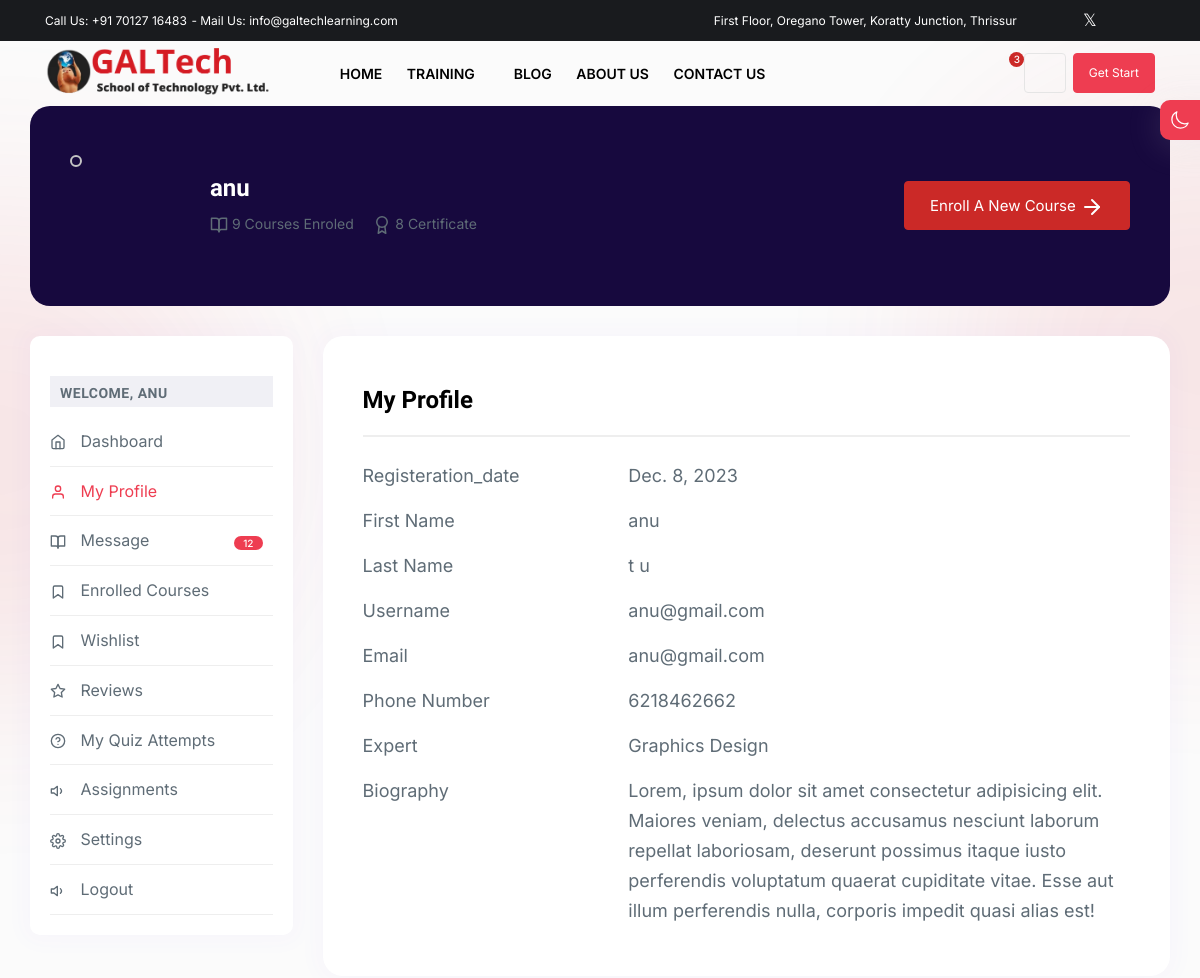
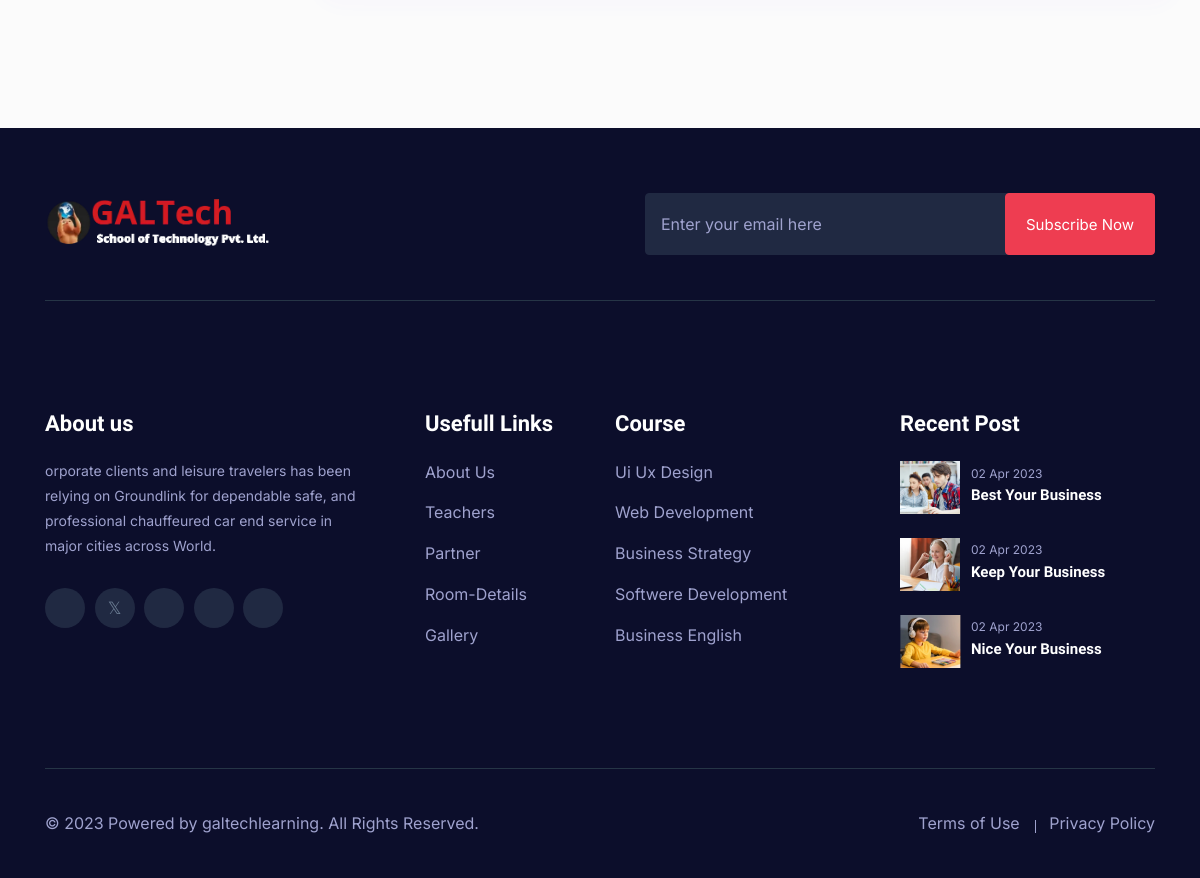
The app's page /student_profile (signed in) with its own data (2 pictures, top to bottom).
### home/models.py (models this page shows, shortened)
class UsersProfile(models.Model):
    user = models.OneToOneField(User, on_delete=models.CASCADE)
    phone_number = models.CharField(max_length=15, blank=True)
    profile_picture = models.ImageField(
        upload_to=unique_name,
        blank=True,
        null=True,
        default='profile_pics/avatar.png'
    )
    create_at = models.DateField(null=True, blank=True, auto_now=True)
    update_at = models.DateField(null=True, blank=True, auto_now=True)
    delete_at = models.DateField(null=True, blank=True)

### home/views.py (the view)
# urls.py: path('student_profile',views.student_profile,name='student_profile'),
def student_profile(request):
    profile=UsersProfile.objects.get(user=request.user)
    print(profile.user.first_name)
    return render(request,'dashboard/student-profile.html',{'profile':profile})

### Templates/dashboard/student-profile.html (shortened to what this page needs)
{% extends "include/layout.html" %}
{% load static %}
{% block 'student_profile' %}
        <div class="dashboardarea sp_bottom_100">
            <div class="container-fluid full__width__padding">
                <div class="row">
                    <div class="col-xl-12">
                        <div class="dashboardarea__wraper">
                            <div class="dashboardarea__img">
                                <div class="dashboardarea__inner student__dashboard__inner">
                                    <div class="dashboardarea__left">
                                        <div class="dashboardarea__left__img">
                                            <img src="{{ user.profile.profile_picture.url}}" alt="">
                                        </div>
                                        <div class="dashboardarea__left__content">
                                            <h4>{{ profile.user.first_name }}</h4>
                                            <ul>
                                                <li>
                                                    9 Courses Enroled
                                                </li>
                                                <li>
                                                    8 Certificate
                                                </li>
                                            </ul>
                                        </div>
                                    </div>
                                    <div class="dashboardarea__right">
                                        <div class="dashboardarea__right__button">
                                            <a class="default__button" href="create-course.html">Enroll A New Course
                                                <svg xmlns="http://www.w3.org/2000/svg" width="24" height="24"
                                                    viewBox="0 0 24 24" fill="none" stroke="currentColor"
                                                    stroke-width="2" stroke-linecap="round" stroke-linejoin="round"
                                                    class="feather feather-arrow-right">
                                                    <line x1="5" y1="12" x2="19" y2="12"></line>
                                                    <polyline points="12 5 19 12 12 19"></polyline>
                                                </svg></a>
                                        </div>
                                    </div>
                                </div>
                            </div>
                        </div>
                    </div>
                </div>
            </div>
            <div class="dashboard">
                <div class="container-fluid full__width__padding">
                    <div class="row">
                        <div class="col-xl-3 col-lg-3 col-md-12">
                            <div class="dashboard__inner sticky-top">
                                <div class="dashboard__nav__title">
                                    <h6>Welcome, {{ profile.user.first_name }} </h6>
                                </div>
                                <div class="dashboard__nav">
                                    <ul>
                                        <li>
                                            <a href="{% url 'student_dashboard' %}">
                                                Dashboard</a>
                                        </li>
                                        <li>
                                            <a class="active" href="{% url 'student_profile' %}">
                                                <svg xmlns="http://www.w3.org/2000/svg" width="24" height="24"
                                                    viewBox="0 0 24 24" fill="none" stroke="currentColor"
                                                    stroke-width="2" stroke-linecap="round" stroke-linejoin="round"
                                                    class="feather feather-user">
                                                    <path d="M20 21v-2a4 4 0 0 0-4-4H8a4 4 0 0 0-4 4v2"></path>
                                                    <circle cx="12" cy="7" r="4"></circle>
                                                </svg>
                                                My Profile</a>
                                        </li>
                                        <li>
                                            <a href="student-message.html">
                                                Message</a><span class="dashboard__label">12</span>
                                        </li>
                                        <li>
                                            <a href="{% url 'student_enrolled_courses' %}">
                                                <svg xmlns="http://www.w3.org/2000/svg" width="24" height="24"
                                                    viewBox="0 0 24 24" fill="none" stroke="currentColor"
                                                    stroke-width="2" stroke-linecap="round" stroke-linejoin="round"
                                                    class="feather feather-bookmark">
                                                    <path d="M19 21l-7-5-7 5V5a2 2 0 0 1 2-2h10a2 2 0 0 1 2 2z"></path>
                                                </svg>
                                                Enrolled Courses</a>
                                        </li>
                                        <li>
                                            <a href="student-wishlist.html">
                                                <svg xmlns="http://www.w3.org/2000/svg" width="24" height="24"
                                                    viewBox="0 0 24 24" fill="none" stroke="currentColor"
                                                    stroke-width="2" stroke-linecap="round" stroke-linejoin="round"
                                                    class="feather feather-bookmark">
                                                    <path d="M19 21l-7-5-7 5V5a2 2 0 0 1 2-2h10a2 2 0 0 1 2 2z"></path>
                                                </svg>
                                                Wishlist</a>
                                        </li>
                                        <li>
                                            <a href="student-reviews.html">
                                                Reviews</a>
                                        </li>
                                        <li>
                                            <a href="student-my-quiz-attempts.html">
                                                My Quiz Attempts</a>
                                        </li>
                                        <li>
                                            <a href="student-assignments.html">
                                                Assignments</a>
                                        </li>
                                        <li>
                                            <a href="{% url 'student_settings' %}">
                                                Settings</a>
                                        </li>
                                        <li>
                                            <a href="#">
                                                Logout</a>
                                        </li>
                                    </ul>
                                </div>
                            </div>
                        </div>
                        <div class="col-xl-9 col-lg-9 col-md-12">
                            <div class="dashboard__content__wraper">
                                <div class="dashboard__section__title">
                                    <h4>My Profile</h4>
                                </div>
                                <div class="row">
                                    <div class="col-lg-4 col-md-4">
                                        <div class="dashboard__form">Registeration_date</div>
                                    </div>
                                    <div class="col-lg-8 col-md-8">
                                        <div class="dashboard__form">{{ profile.create_at }}</div>
                                    </div>
                                    <div class="col-lg-4 col-md-4">
                                        <div class="dashboard__form dashboard__form__margin">First Name</div>
                                    </div>
                                    <div class="col-lg-8 col-md-8">
                                        <div class="dashboard__form dashboard__form__margin">{{ profile.user.first_name }}</div>
                                    </div>
                                    <div class="col-lg-4 col-md-4">
                                        <div class="dashboard__form dashboard__form__margin">Last Name</div>
                                    </div>
                                    <div class="col-lg-8 col-md-8">
                                        <div class="dashboard__form dashboard__form__margin">{{ profile.user.last_name }}</div>
                                    </div>
                                    <div class="col-lg-4 col-md-4">
                                        <div class="dashboard__form dashboard__form__margin">Username</div>
                                    </div>
                                    <div class="col-lg-8 col-md-8">
                                        <div class="dashboard__form dashboard__form__margin">{{ profile.user.username}}</div>
                                    </div>
                                    <div class="col-lg-4 col-md-4">
                                        <div class="dashboard__form dashboard__form__margin">Email</div>
                                    </div>
                                    <div class="col-lg-8 col-md-8">
                                        <div class="dashboard__form dashboard__form__margin">{{ profile.user.email }}</div>
                                    </div>
                                    <div class="col-lg-4 col-md-4">
                                        <div class="dashboard__form dashboard__form__margin">Phone Number</div>
                                    </div>
                                    <div class="col-lg-8 col-md-8">
                                        <div class="dashboard__form dashboard__form__margin">{{ profile.phone_number }}</div>
                                    </div>
                                    <div class="col-lg-4 col-md-4">
                                        <div class="dashboard__form dashboard__form__margin">Expert</div>
                                    </div>
                                    <div class="col-lg-8 col-md-8">
                                        <div class="dashboard__form dashboard__form__margin">Graphics Design</div>
                                    </div>
                                    <div class="col-lg-4 col-md-4">
                                        <div class="dashboard__form dashboard__form__margin">Biography</div>
                                    </div>
                                    <div class="col-lg-8 col-md-8">
                                        <div class="dashboard__form dashboard__form__margin">Lorem, ipsum dolor sit amet
                                            consectetur adipisicing elit. Maiores veniam, delectus accusamus nesciunt
                                            laborum repellat laboriosam, deserunt possimus itaque iusto perferendis
                                            voluptatum quaerat cupiditate vitae. Esse aut illum perferendis nulla,
                                            corporis impedit quasi alias est!</div>
                                    </div>
                                </div>
                            </div>
                        </div>
                    </div>
                </div>
            </div>
        </div>
{% endblock %}

### records on screen
UsersProfile: user.first_name "anu", user.first_name "ANU", create_at "Dec. 8, 2023", user.last_name "t u", user.username "anu@gmail.com", user.email "anu@gmail.com", phone_number "6218462662"
